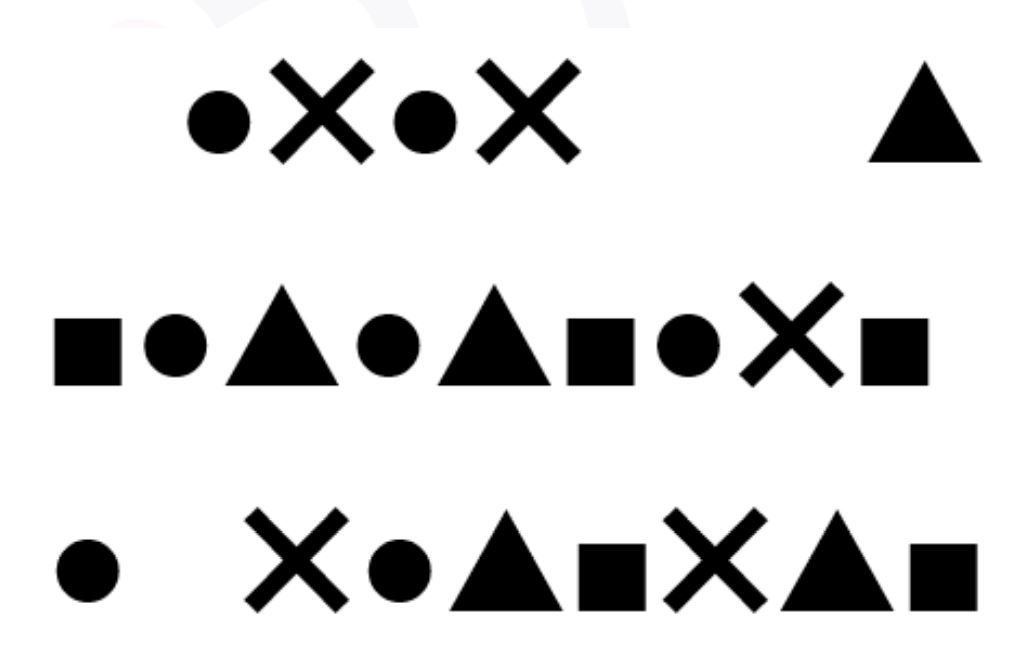
#> input picture task_three/original.png, 1032 x 671 px
$ jupyter execute task.ipynb
#> lines starting #> are read from the running program, lines starting #| are printed output that depends on the picture; after the words box and inside, x2 and y2 are one past the last pixel; in counts of white or black regions, pixels touching at a corner belong together
[cell 1]
import cv2
import numpy as np
import matplotlib.pyplot as plt

[cell 2]
img = cv2.imread('original.png')
#> img is the input picture: shape (671, 1032, 3); mean B, G, R 219.6, 219.6, 219.6
gray = cv2.cvtColor(img, cv2.COLOR_BGR2GRAY)

_, thresh_img = cv2.threshold(gray, 220, 255, cv2.THRESH_BINARY_INV)
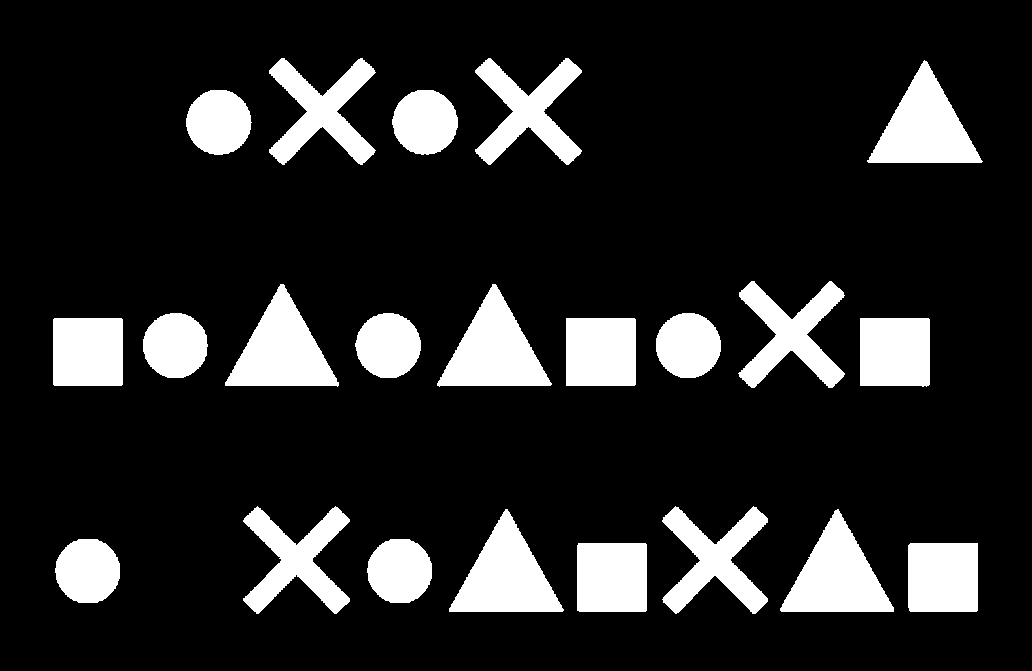
#> thresh_img: shape (671, 1032); 15% white; 22 white regions

contours, hier_ = cv2.findContours(thresh_img, cv2.RETR_EXTERNAL, cv2.CHAIN_APPROX_NONE)
#> contours = 22 contours; largest, box (x1, y1, x2, y2) and area: (780, 509, 894, 612) 6013, (449, 509, 564, 612) 6012, (867, 60, 983, 163) 5976, (437, 284, 552, 387) 5956, (225, 284, 339, 387) 5950

for cnt in contours:
    approx = cv2.approxPolyDP(cnt, 0.01 * cv2.arcLength(cnt, True), True)
    area=cv2.contourArea(cnt)
    # print(approx)

    verticies=len(approx)
    if verticies== 3:
        cv2.drawContours(img, [cnt], -1, (0, 0, 255), 5)
    elif verticies == 4:
        cv2.drawContours(img, [cnt], -1, (0, 255, 0), 5)
    elif verticies == 5:
        cv2.drawContours(img, [cnt], -1, (255, 0, 0), 5)
    elif verticies==12 and area>4500 :
        cv2.drawContours(img, [cnt], -1, (0, 255, 255), 5)
    else:
        cv2.drawContours(img, [cnt], -1, (255, 0, 0), 5)
#> this loop made 22 passes
#> (area, verticies) on passes 3, 4, 7, 8, 12, 13, 14, 17, 18, 19, 21, 22: (3226, 13), (3227, 13), (5000.5, 12), (4986.5, 12), (3245, 13), (3236, 14), (3236, 13), (5009.5, 12), (3244, 12), (3235.5, 12), (5012.5, 12), (5004.5, 12)
#> (approx, area, verticies) on passes 1, 2, 5, 6, 9, 10: ([[910, 543], [909, 610], [976, 611], [977, 543]], 4685.5, 4), ([[578, 543], [577, 610], [645, 611], [646, 544]], 4688, 4), ([[838, 509], [781, 611], [893, 611]], 6013, 3), ([[505, 509], [449, 611], [562, 611]], 6011.5, 3), ([[860, 318], [860, 385], [929, 384], [928, 318]], 4625, 4), ([[566, 318], [566, 385], [635, 384], [634, 318]], 4622, 4)
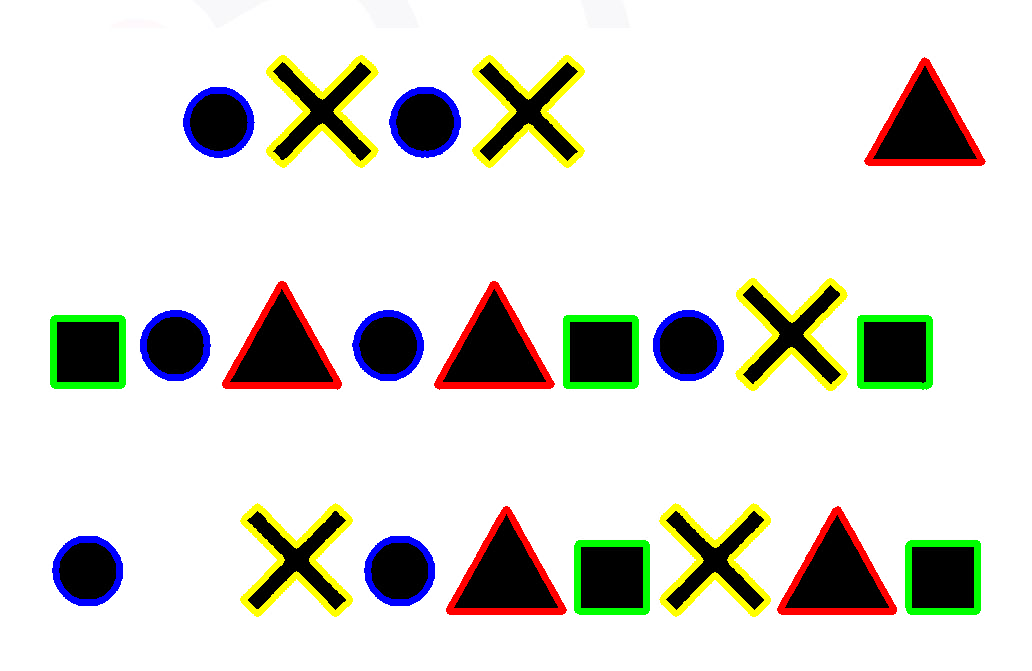
#> img: shape (671, 1032, 3); 6.81% of pixels changed, all inside (x1, y1, x2, y2) = (50, 55, 986, 617)
# plt.imshow(img,cmap='gray')
# plt.show()


cv2.imwrite('output.png', img)
#> Out = True
